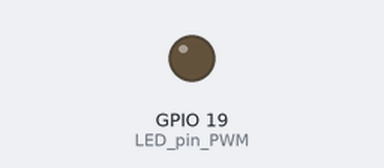
Bench run of a program on a simulated Raspberry Pi (BCM pin numbers). Shown: output pins drawn as LEDs (lit = HIGH).

Above: at 0.1 s.
At 10.3 s:
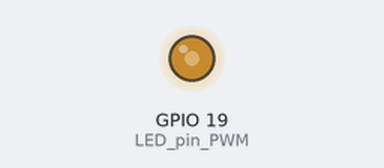
At 20.1 s:
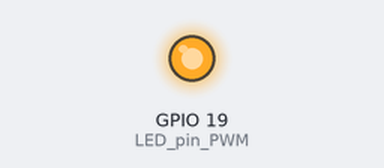
At 39.9 s:
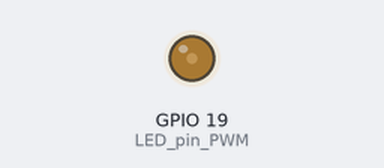
Timing chart, 0 to 40.0 s (numbered marks = the images above):
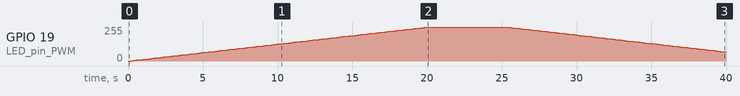

Measured:
- by itself, GPIO 19 (LED_pin_PWM): rises from 0/255 to 255/255 in 19.8 s, then falls to 69/255 in 19.8 s

The program:

shim_LED_2.py
```python
import RPi.GPIO as GPIO                           # Импортируем библиотеку по работе с GPIO
import time                                       # Импортируем класс для работы со временем
import sys
import traceback                                  # Импортируем библиотеки для обработки исключений


def main():
    try:
        # Инициализация пинов
        LED_pin_PWM = 19
        GPIO.setmode(GPIO.BCM)                         # Выбираем режим нумерации пинов
        GPIO.setup(LED_pin_PWM, GPIO.OUT)              # Устанавливаем pinPWM в режим OUTPUT

        pwm = GPIO.PWM(LED_pin_PWM, 100)               # создаем ШИМ-объект для пина pinPWM с частотой 100 Гц
        pwm.start(10)                                  # Запускаем ШИМ на пине со скважностью 10% (0-100%)
        #                                              # Можно использовать данные типа float - 49.5, 2.45
        pwm.ChangeFrequency(1000)                      # Изменяем частоту до 10 КГц (также можно float)

        while 1:
            for i in range(0, 101):
                pwm.ChangeDutyCycle(i)                 # Изменяем коэффициент запонения (скважность) от 0 до 100%
                time.sleep(0.2)                        # Пауза на 0,1 сек
            time.sleep(5)                              # Пауза на 5 сек, для осциллографа
            for i in range(100, -1, -1):
                pwm.ChangeDutyCycle(i)                 # Изменяем коэффициент запонения (скважность) от 100 до 0%
                time.sleep(0.2)                        # Пауза на 0,1 сек
            time.sleep(5)                              # Пауза на 5 сек, для осциллографа

    except KeyboardInterrupt:
        # ...
        print("Exit pressed Ctrl+C")                   # Выход из программы по нажатию Ctrl+C
    except Exception:
        # ...
        print("Other Exception")                       # Прочие исключения
        print("--- Start Exception Data:")
        traceback.print_exc(limit=2, file=sys.stdout)  # Подробности исключения через traceback
        print("--- End Exception Data:")
    finally:
        # ...
        pwm.stop()                                     # Останавливаем ШИМ - необязательно
        print("CleanUp")                               # Информируем сбросе пинов
        GPIO.cleanup()                                 # Возвращаем пины в исходное состояние
        print("End of program")                        # Информируем о завершении работы программы


if __name__ == '__main__':
    main()
```
